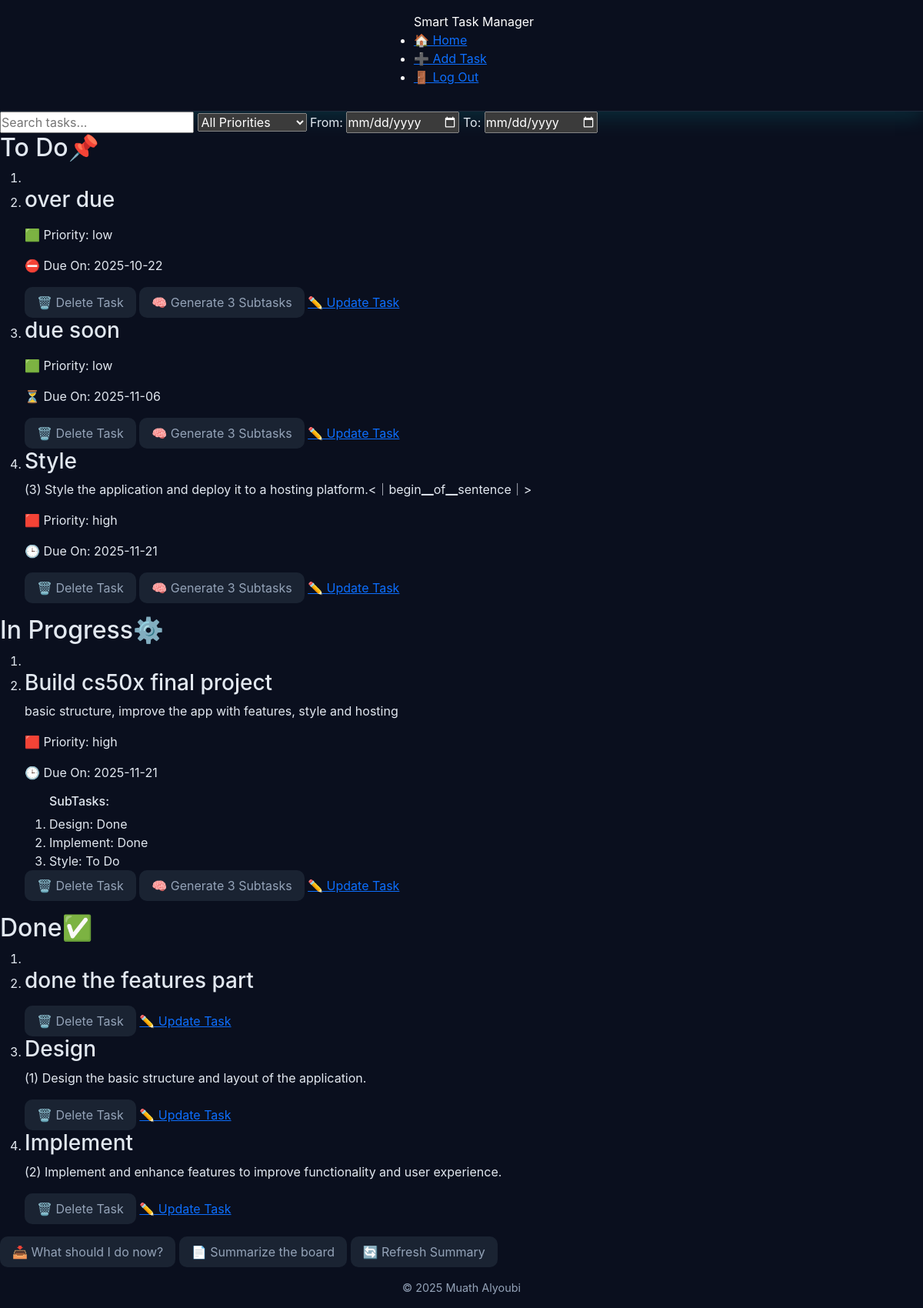
Page / (signed in) on the earlier database version.
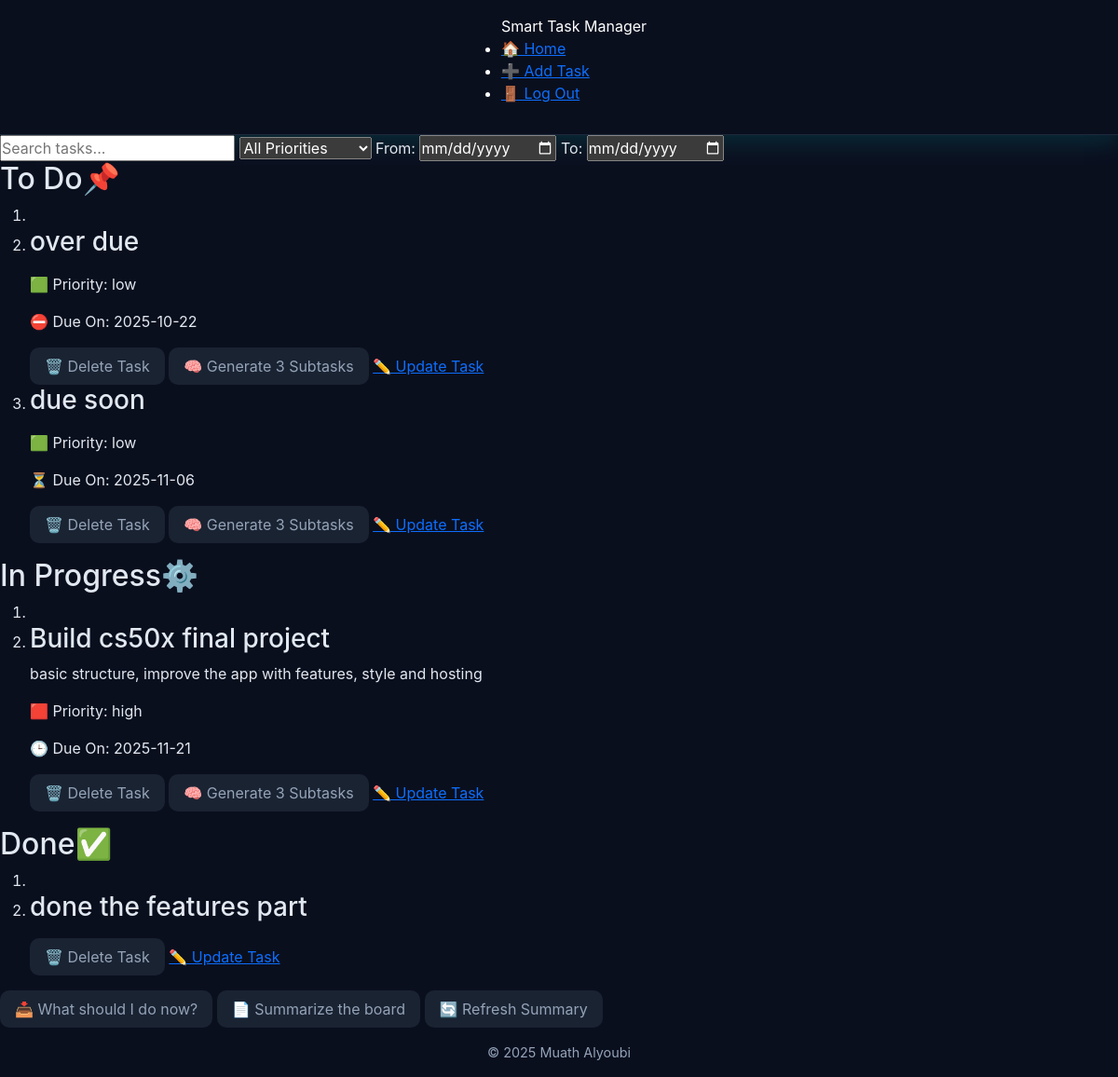
Same page on the later database version.
### tables this page shows
CREATE TABLE tasks(
                id INTEGER PRIMARY KEY AUTOINCREMENT NOT NULL,
                title TEXT NOT NULL,
                user_id INTEGER NOT NULL,
                description TEXT,
                status TEXT NOT NULL DEFAULT 'To Do',
                created_at TIMESTAMP DEFAULT CURRENT_TIMESTAMP, 
                priority TEXT NOT NULL, 
                due_date DATE, parent_id INTEGER DEFAULT NULL,  
                FOREIGN KEY (user_id) REFERENCES "users_old"(id) ON DELETE CASCADE
                );

### app.py (the view)
@app.route("/")
@login_required
def index():
    search = request.args.get("search", "").strip()
    priority = request.args.get("priority")
    start = request.args.get("start")
    end = request.args.get("end")
    parameters = [session["user_id"]]
    query = "SELECT * FROM tasks WHERE user_id = ? "
    if search:
        query += "AND (title LIKE ? OR description LIKE ?) "
        like_search = f"%{search}%"
        parameters.extend([like_search, like_search])
    if priority:
        query += "AND priority = ? "
        parameters.append(priority)
    if start and end:
        query += "AND due_date BETWEEN ? AND ? "
        parameters.extend([start, end])
    query += "ORDER BY CASE WHEN due_date IS NULL THEN 1 ELSE 0 END, due_date ASC"
    tasks = execute_filtered_query(query, parameters)
    subtasks = get_subtasks(session["user_id"])
    today, after_tommorow = get_date_deatails()
    return render_template("index.html", tasks=tasks, subtasks=subtasks, today=today, after_tommorow=after_tommorow)

### db.py (called while the page is built)
def get_db():
    if "db" not in g:
        g.db = sqlite3.connect(
            DATABASE,
            detect_types=sqlite3.PARSE_DECLTYPES,
            check_same_thread=False
        )
        g.db.row_factory = sqlite3.Row
    return g.db

def get_subtasks(user_id):
    db = get_db()
    return db.execute(
        "SELECT * FROM tasks WHERE user_id = ? AND parent_id IS NOT NULL ORDER BY parent_id",
        (user_id,)).fetchall()

def execute_filtered_query(query, parameters):
    db = get_db()
    return db.execute(query, parameters).fetchall()

### helpers.py (called while the page is built)
def login_required(f):
    @wraps(f)
    def decorated_function(*args, **kwargs):
        if session.get("user_id") is None:
            return redirect(url_for('login', next=request.url))
        return f(*args, **kwargs)
    return decorated_function

def get_date_deatails():
    today = date.today()
    after_tomorrow = today + timedelta(days=2)
    return today, after_tomorrow

### templates/index.html (shortened to what this page needs)
{% extends "layout.html" %}
{% block body %}
        <main>
            <div id="search-filters">
                <input type="text" id ="search" placeholder="Search tasks...">
                <select id="priority-filter">
                    <option value="">All Priorities</option>
                </select>
                <label for="start-date">From:</label>
                <input type="date" id="start-date" placeholder="From">
                <label for="end-date">To:</label>
                <input type="date" id="end-date">
            </div>
            <section id="kanban-board">
                {% set column_id = "todo" %}
                {% set column_emo = '📌' %}
                {% set column_title = "To Do" %}
                {% set bg_color = "var(--back-todo)" %}
                {% include "_column.html" %}
                {% set column_id = "in-progress" %}
                {% set column_emo = '⚙️' %}
                {% set column_title = "In Progress" %}
                {% set bg_color = "var(--back-progress)" %}
                {% include "_column.html" %}
                {% set column_id = "done" %}
                {% set column_emo = '✅' %}
                {% set column_title = "Done" %}
                {% set bg_color = "var(--back-done)" %}
                {% include "_column.html" %}
            </section>
            <div id="underborad-btns">
                <button id="next-task" data-loading="false" onclick="getNextTask(this)">📥 What should I do now?</button>
                <button id="summarize" onclick="getSummary()">📄 Summarize the board</button>
                <button id="refresh" data-loading="false" onclick="refreshSummary(this)">🔄 Refresh Summary</button>
            </div>
        </main>
{% endblock %}

### templates/_column.html
<section id="{{ column_id }}-column" class="column">
    <h2 id="{{ column_id }}-heading">{{ column_title }}{{ column_emo}}</h2>
    <ol class="task-list" id="{{ column_title }}">
        <li style="background-color: {{ bg_color }}"></li>
        {% for task in tasks %}
            {% if task.status == column_title %}
                <li id="{{ task.id }}" class="task-card" draggable="{{ 'true' if task.status != 'Done' else 'false' }}">
                    <h3>{{ task.title }}</h3>
                    <p>{{ task.description }}</p>
                    {% if task.status != 'Done' %}
                        <p id="priority-{{ task.priority }}">
                            {{
                                '🟥' if task.priority == 'high'
                                else '🟩' if task.priority == 'low'
                                else '🟧'
                            }}
                            Priority: {{ task.priority }}
                        </p>
                        {% if task.due_date is not none%}
                            {% if task.due_date < today %}
                                <p id="due_date" class="over_due">⛔ Due On: {{ task.due_date }}</p>
                            {% elif task.due_date < after_tommorow %}
                                <p id="due_date" class="due_soon">⏳ Due On: {{ task.due_date }}</p>
                            {% else %}
                                <p id="due_date">🕒 Due On: {{ task.due_date }}</p>
                            {% endif %}
                        {% endif %}
                    {% endif %}
                    {% set ns = namespace(printed=false) %}
                    {% set ns = namespace(break_loop=False) %}
                    <ol>
                        {% for sub in subtasks %}
                            {% if not ns.break_loop %}
                                {% if sub.parent_id == task.id %}
                                    {% if task.status == 'Done' %}
                                        <h6>✅ All subtasks complete</h6>
                                        {% set ns.break_loop = true %}
                                    {% else %}
                                        {% if not ns.printed %}
                                            <h6>SubTasks:</h6>
                                            {% set ns.printed = true %}
                                        {% endif %}
                                        <li>{{ sub.title }}: {{ sub.status }}</li>
                                    {% endif %}
                                {% endif %}
                            {% endif %}
                        {% endfor %}
                    </ol>
                    <div id="task-buttons">
                        <button onclick="deleteTask('{{ task.id }}')" id="delete-task">🗑️ Delete Task</button>
                        {% if task.status != 'Done' %}
                            <button id="sub-task" data-loading="false" onclick="generateTask('{{ task.id }}', this)">🧠 Generate 3 Subtasks</button>
                        {% endif %}
                        <a href="{{ url_for('editTask', id=task.id) }}" id="update-task">✏️ Update Task</a>
                    </div>
                </li>
            {% endif %}
        {% endfor %}
    </ol>
</section>

Differences in the rows shown:
removed tasks: title "Style", description "(3) Style the application and deploy it to a hosting platform.<｜begin▁of▁sentence｜>", priority "🟥", priority "high", due_date "2025-11-21", status "To Do"
removed tasks: shows "SubTasks:", title "Design", status "Done", description "(1) Design the basic structure and layout of the application."
removed tasks: title "Implement", status "Done", description "(2) Implement and enhance features to improve functionality and user experience."
